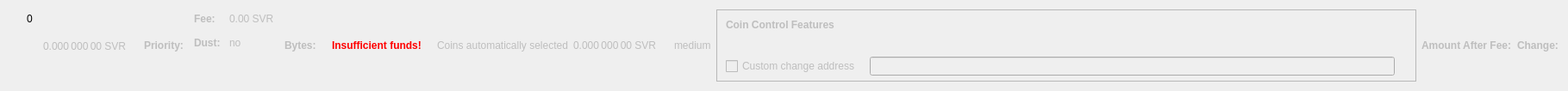
    <widget class="QWidget" name="dummyHideWidget" native="true">
     <property name="maximumSize">
      <size>
       <width>100</width>
       <height>22</height>
      </size>
     </property>
     <layout class="QHBoxLayout" name="dummyHideLayout">
      <item>
       <layout class="QFormLayout" name="formLayoutCoinControl1">
        <property name="horizontalSpacing">
         <number>10</number>
        </property>
        <property name="verticalSpacing">
         <number>14</number>
        </property>
        <property name="leftMargin">
         <number>10</number>
        </property>
        <property name="topMargin">
         <number>4</number>
        </property>
        <property name="rightMargin">
         <number>6</number>
        </property>
        <item row="0" column="1">
         <widget class="QLabel" name="labelCoinControlBytes">
          <property name="cursor">
           <cursorShape>IBeamCursor</cursorShape>
          </property>
          <property name="contextMenuPolicy">
           <enum>Qt::ActionsContextMenu</enum>
          </property>
          <property name="text">
           <string notr="true">0</string>
          </property>
          <property name="textInteractionFlags">
           <set>Qt::LinksAccessibleByMouse|Qt::TextSelectableByKeyboard|Qt::TextSelectableByMouse</set>
          </property>
         </widget>
        </item>
       </layout>
      </item>
      <item>
       <widget class="QLabel" name="labelCoinControlAfterFee">
        <property name="enabled">
         <bool>false</bool>
        </property>
        <property name="sizePolicy">
         <sizepolicy hsizetype="Fixed" vsizetype="Fixed">
          <horstretch>0</horstretch>
          <verstretch>0</verstretch>
         </sizepolicy>
        </property>
        <property name="minimumSize">
         <size>
          <width>111</width>
          <height>12</height>
         </size>
        </property>
        <property name="maximumSize">
         <size>
          <width>111</width>
          <height>12</height>
         </size>
        </property>
        <property name="cursor">
         <cursorShape>IBeamCursor</cursorShape>
        </property>
        <property name="contextMenuPolicy">
         <enum>Qt::ActionsContextMenu</enum>
        </property>
        <property name="text">
         <string notr="true">0.000 000 00 SVR</string>
        </property>
        <property name="textInteractionFlags">
         <set>Qt::LinksAccessibleByMouse|Qt::TextSelectableByKeyboard|Qt::TextSelectableByMouse</set>
        </property>
       </widget>
      </item>
      <item>
       <widget class="QLabel" name="labelCoinControlPriorityText">
        <property name="enabled">
         <bool>false</bool>
        </property>
        <property name="font">
         <font>
          <weight>75</weight>
          <bold>true</bold>
         </font>
        </property>
        <property name="text">
         <string>Priority:</string>
        </property>
       </widget>
      </item>
      <item>
       <layout class="QHBoxLayout" name="horizontalLayout"/>
      </item>
      <item>
       <layout class="QFormLayout" name="formLayoutCoinControl3">
        <property name="horizontalSpacing">
         <number>10</number>
        </property>
        <property name="verticalSpacing">
         <number>14</number>
        </property>
        <property name="leftMargin">
         <number>6</number>
        </property>
        <property name="topMargin">
         <number>4</number>
        </property>
        <property name="rightMargin">
         <number>6</number>
        </property>
        <item row="0" column="0">
         <widget class="QLabel" name="labelCoinControlFeeText">
          <property name="enabled">
           <bool>false</bool>
          </property>
          <property name="font">
           <font>
            <weight>75</weight>
            <bold>true</bold>
           </font>
          </property>
          <property name="text">
           <string>Fee:</string>
          </property>
          <property name="margin">
           <number>0</number>
          </property>
         </widget>
        </item>
        <item row="0" column="1">
         <widget class="QLabel" name="labelCoinControlFee">
          <property name="enabled">
           <bool>false</bool>
          </property>
          <property name="cursor">
           <cursorShape>IBeamCursor</cursorShape>
          </property>
          <property name="contextMenuPolicy">
           <enum>Qt::ActionsContextMenu</enum>
          </property>
          <property name="text">
           <string notr="true">0.00 SVR</string>
          </property>
          <property name="textInteractionFlags">
           <set>Qt::LinksAccessibleByMouse|Qt::TextSelectableByKeyboard|Qt::TextSelectableByMouse</set>
          </property>
         </widget>
        </item>
        <item row="1" column="0">
         <widget class="QLabel" name="labelCoinControlLowOutputText">
          <property name="enabled">
           <bool>false</bool>
          </property>
          <property name="font">
           <font>
            <weight>75</weight>
            <bold>true</bold>
           </font>
          </property>
          <property name="text">
           <string>Dust:</string>
          </property>
         </widget>
        </item>
        <item row="1" column="1">
         <widget class="QLabel" name="labelCoinControlLowOutput">
          <property name="enabled">
           <bool>false</bool>
          </property>
          <property name="cursor">
           <cursorShape>IBeamCursor</cursorShape>
          </property>
          <property name="contextMenuPolicy">
           <enum>Qt::ActionsContextMenu</enum>
          </property>
          <property name="text">
           <string>no</string>
          </property>
          <property name="textInteractionFlags">
           <set>Qt::LinksAccessibleByMouse|Qt::TextSelectableByKeyboard|Qt::TextSelectableByMouse</set>
          </property>
         </widget>
        </item>
       </layout>
      </item>
      <item>
       <widget class="QLabel" name="labelCoinControlBytesText">
        <property name="enabled">
         <bool>false</bool>
        </property>
        <property name="font">
         <font>
          <weight>75</weight>
          <bold>true</bold>
         </font>
        </property>
        <property name="text">
         <string>Bytes:</string>
        </property>
       </widget>
      </item>
      <item>
       <layout class="QFormLayout" name="formLayoutCoinControl2">
        <property name="horizontalSpacing">
         <number>10</number>
        </property>
        <property name="verticalSpacing">
         <number>14</number>
        </property>
        <property name="leftMargin">
         <number>6</number>
        </property>
        <property name="topMargin">
         <number>4</number>
        </property>
        <property name="rightMargin">
         <number>6</number>
        </property>
       </layout>
      </item>
      <item>
       <layout class="QHBoxLayout" name="horizontalLayoutCoinControl2">
        <property name="spacing">
         <number>8</number>
        </property>
        <property name="bottomMargin">
         <number>10</number>
        </property>
       </layout>
      </item>
      <item>
       <widget class="QLabel" name="labelCoinControlInsuffFunds">
        <property name="enabled">
         <bool>false</bool>
        </property>
        <property name="minimumSize">
         <size>
          <width>0</width>
          <height>0</height>
         </size>
        </property>
        <property name="font">
         <font>
          <weight>75</weight>
          <bold>true</bold>
         </font>
        </property>
        <property name="styleSheet">
         <string notr="true">color:red;font-weight:bold;</string>
        </property>
        <property name="text">
         <string>Insufficient funds!</string>
        </property>
        <property name="margin">
         <number>5</number>
        </property>
       </widget>
      </item>
      <item>
       <layout class="QFormLayout" name="formLayoutCoinControl4">
        <property name="horizontalSpacing">
         <number>10</number>
        </property>
        <property name="verticalSpacing">
         <number>14</number>
        </property>
        <property name="leftMargin">
         <number>6</number>
        </property>
        <property name="topMargin">
         <number>4</number>
        </property>
        <property name="rightMargin">
         <number>6</number>
        </property>
       </layout>
      </item>
      <item>
       <widget class="QLabel" name="labelCoinControlAutomaticallySelected">
        <property name="enabled">
         <bool>false</bool>
        </property>
        <property name="sizePolicy">
         <sizepolicy hsizetype="Fixed" vsizetype="Fixed">
          <horstretch>0</horstretch>
          <verstretch>0</verstretch>
         </sizepolicy>
        </property>
        <property name="minimumSize">
         <size>
          <width>0</width>
          <height>0</height>
         </size>
        </property>
        <property name="maximumSize">
         <size>
          <width>240</width>
          <height>16777215</height>
         </size>
        </property>
        <property name="text">
         <string>Coins automatically selected</string>
        </property>
        <property name="margin">
         <number>5</number>
        </property>
       </widget>
      </item>
      <item>
       <widget class="QLabel" name="labelCoinControlChange">
        <property name="enabled">
         <bool>false</bool>
        </property>
        <property name="sizePolicy">
         <sizepolicy hsizetype="Fixed" vsizetype="Fixed">
          <horstretch>0</horstretch>
          <verstretch>0</verstretch>
         </sizepolicy>
        </property>
        <property name="minimumSize">
         <size>
          <width>111</width>
          <height>0</height>
         </size>
        </property>
        <property name="maximumSize">
         <size>
          <width>111</width>
          <height>16777215</height>
         </size>
        </property>
        <property name="cursor">
         <cursorShape>IBeamCursor</cursorShape>
        </property>
        <property name="contextMenuPolicy">
         <enum>Qt::ActionsContextMenu</enum>
        </property>
        <property name="text">
         <string notr="true">0.000 000 00 SVR</string>
        </property>
        <property name="textInteractionFlags">
         <set>Qt::LinksAccessibleByMouse|Qt::TextSelectableByKeyboard|Qt::TextSelectableByMouse</set>
        </property>
       </widget>
      </item>
      <item>
       <widget class="QLabel" name="labelCoinControlPriority">
        <property name="enabled">
         <bool>false</bool>
        </property>
        <property name="cursor">
         <cursorShape>IBeamCursor</cursorShape>
        </property>
        <property name="contextMenuPolicy">
         <enum>Qt::ActionsContextMenu</enum>
        </property>
        <property name="text">
         <string>medium</string>
        </property>
        <property name="textInteractionFlags">
         <set>Qt::LinksAccessibleByMouse|Qt::TextSelectableByKeyboard|Qt::TextSelectableByMouse</set>
        </property>
       </widget>
      </item>
      <item>
       <widget class="QFrame" name="frameCoinControl">
        <property name="sizePolicy">
         <sizepolicy hsizetype="Expanding" vsizetype="Expanding">
          <horstretch>0</horstretch>
          <verstretch>0</verstretch>
         </sizepolicy>
        </property>
        <property name="maximumSize">
         <size>
          <width>16777215</width>
          <height>16777215</height>
         </size>
        </property>
        <property name="frameShape">
         <enum>QFrame::StyledPanel</enum>
        </property>
        <property name="frameShadow">
         <enum>QFrame::Sunken</enum>
        </property>
        <layout class="QVBoxLayout" name="verticalLayoutCoinControl2_2">
         <property name="spacing">
          <number>0</number>
         </property>
         <property name="leftMargin">
          <number>0</number>
         </property>
         <property name="topMargin">
          <number>0</number>
         </property>
         <property name="rightMargin">
          <number>0</number>
         </property>
         <property name="bottomMargin">
          <number>6</number>
         </property>
         <item>
          <layout class="QVBoxLayout" name="verticalLayoutCoinControl" stretch="0,0,0,1">
           <property name="spacing">
            <number>0</number>
           </property>
           <property name="leftMargin">
            <number>10</number>
           </property>
           <property name="topMargin">
            <number>10</number>
           </property>
           <item>
            <layout class="QHBoxLayout" name="horizontalLayoutCoinControl1">
             <property name="bottomMargin">
              <number>15</number>
             </property>
             <item>
              <widget class="QLabel" name="labelCoinControlFeatures">
               <property name="enabled">
                <bool>false</bool>
               </property>
               <property name="sizePolicy">
                <sizepolicy hsizetype="Preferred" vsizetype="Maximum">
                 <horstretch>0</horstretch>
                 <verstretch>0</verstretch>
                </sizepolicy>
               </property>
               <property name="font">
                <font>
                 <weight>75</weight>
                 <bold>true</bold>
                </font>
               </property>
               <property name="styleSheet">
                <string notr="true">font-weight:bold;</string>
               </property>
               <property name="text">
                <string>Coin Control Features</string>
               </property>
              </widget>
             </item>
            </layout>
           </item>
           <item>
            <widget class="QWidget" name="widgetCoinControl" native="true">
             <property name="sizePolicy">
              <sizepolicy hsizetype="Preferred" vsizetype="Preferred">
               <horstretch>0</horstretch>
               <verstretch>0</verstretch>
              </sizepolicy>
             </property>
             <property name="minimumSize">
              <size>
               <width>0</width>
               <height>0</height>
              </size>
             </property>
             <property name="styleSheet">
              <string notr="true"/>
             </property>
             <layout class="QHBoxLayout" name="horizontalLayoutCoinControl5_2">
              <property name="leftMargin">
               <number>0</number>
              </property>
              <property name="topMargin">
               <number>0</number>
              </property>
              <property name="rightMargin">
               <number>0</number>
              </property>
              <property name="bottomMargin">
               <number>0</number>
              </property>
              <item>
               <layout class="QHBoxLayout" name="horizontalLayoutCoinControl3">
                <property name="spacing">
                 <number>20</number>
                </property>
                <property name="topMargin">
                 <number>0</number>
                </property>
                <property name="bottomMargin">
                 <number>10</number>
                </property>
               </layout>
              </item>
             </layout>
            </widget>
           </item>
           <item>
            <layout class="QHBoxLayout" name="horizontalLayoutCoinControl4" stretch="0,0,0">
             <property name="spacing">
              <number>12</number>
             </property>
             <property name="sizeConstraint">
              <enum>QLayout::SetDefaultConstraint</enum>
             </property>
             <property name="topMargin">
              <number>5</number>
             </property>
             <property name="rightMargin">
              <number>5</number>
             </property>
             <item>
              <widget class="QCheckBox" name="checkBoxCoinControlChange">
               <property name="enabled">
                <bool>false</bool>
               </property>
               <property name="toolTip">
                <string>If this is activated, but the change address is empty or invalid, change will be sent to a newly generated address.</string>
               </property>
               <property name="text">
                <string>Custom change address</string>
               </property>
              </widget>
             </item>
             <item>
              <widget class="QValidatedLineEdit" name="lineEditCoinControlChange">
               <property name="enabled">
                <bool>false</bool>
               </property>
               <property name="sizePolicy">
                <sizepolicy hsizetype="Expanding" vsizetype="Fixed">
                 <horstretch>0</horstretch>
                 <verstretch>0</verstretch>
                </sizepolicy>
               </property>
              </widget>
             </item>
             <item>
              <widget class="QLabel" name="labelCoinControlChangeLabel_2">
               <property name="sizePolicy">
                <sizepolicy hsizetype="Preferred" vsizetype="Expanding">
                 <horstretch>0</horstretch>
                 <verstretch>0</verstretch>
                </sizepolicy>
               </property>
               <property name="minimumSize">
                <size>
                 <width>0</width>
                 <height>0</height>
                </size>
               </property>
               <property name="text">
                <string/>
               </property>
               <property name="margin">
                <number>3</number>
               </property>
              </widget>
             </item>
            </layout>
           </item>
           <item>
            <spacer name="verticalSpacerCoinControl">
             <property name="orientation">
              <enum>Qt::Vertical</enum>
             </property>
             <property name="sizeHint" stdset="0">
              <size>
               <width>800</width>
               <height>1</height>
              </size>
             </property>
            </spacer>
           </item>
          </layout>
         </item>
        </layout>
       </widget>
      </item>
      <item>
       <widget class="QLabel" name="labelCoinControlAfterFeeText">
        <property name="enabled">
         <bool>false</bool>
        </property>
        <property name="minimumSize">
         <size>
          <width>0</width>
          <height>0</height>
         </size>
        </property>
        <property name="maximumSize">
         <size>
          <width>16777215</width>
          <height>16777215</height>
         </size>
        </property>
        <property name="font">
         <font>
          <weight>75</weight>
          <bold>true</bold>
         </font>
        </property>
        <property name="text">
         <string>Amount After Fee:</string>
        </property>
        <property name="alignment">
         <set>Qt::AlignLeading|Qt::AlignLeft|Qt::AlignVCenter</set>
        </property>
        <property name="margin">
         <number>0</number>
        </property>
       </widget>
      </item>
      <item>
       <widget class="QLabel" name="labelCoinControlChangeText">
        <property name="enabled">
         <bool>false</bool>
        </property>
        <property name="sizePolicy">
         <sizepolicy hsizetype="Preferred" vsizetype="Preferred">
          <horstretch>0</horstretch>
          <verstretch>0</verstretch>
         </sizepolicy>
        </property>
        <property name="minimumSize">
         <size>
          <width>0</width>
          <height>0</height>
         </size>
        </property>
        <property name="maximumSize">
         <size>
          <width>16777215</width>
          <height>16777215</height>
         </size>
        </property>
        <property name="font">
         <font>
          <weight>75</weight>
          <bold>true</bold>
         </font>
        </property>
        <property name="text">
         <string>Change:</string>
        </property>
        <property name="alignment">
         <set>Qt::AlignLeading|Qt::AlignLeft|Qt::AlignVCenter</set>
        </property>
       </widget>
      </item>
     </layout>
    </widget>
